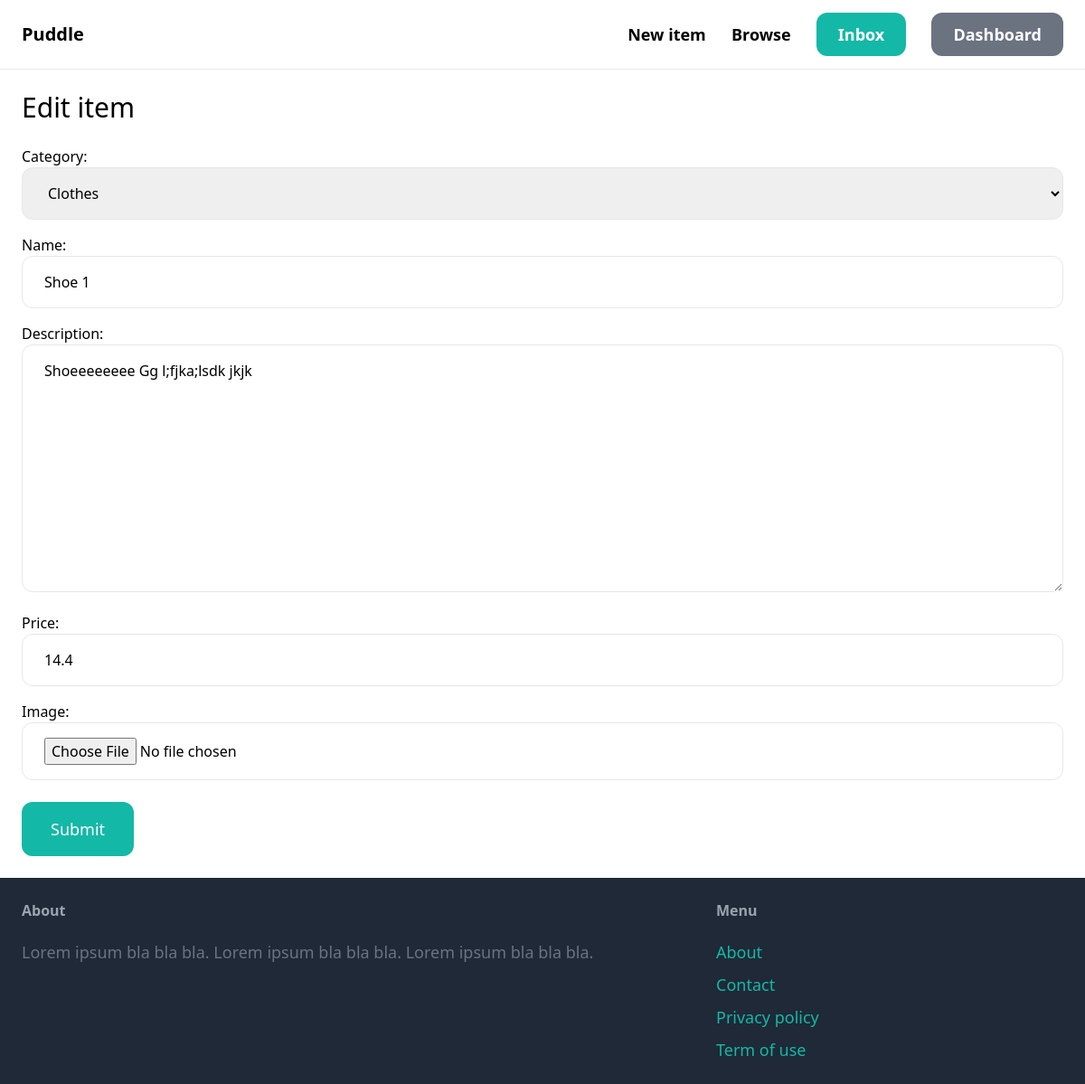
The page /items/1/edit/ (signed in) on the database its author committed.
### items/models.py (models this page shows, shortened)
class Item(models.Model):
    name = models.CharField(max_length=255)
    description = models.TextField(blank=True, null=True)
    price = models.FloatField()
    image = models.ImageField(upload_to="item_images", blank=True, null=True)
    is_sold = models.BooleanField(default=False)
    category = models.ForeignKey(Category, on_delete=models.CASCADE, related_name="items")
    created_by = models.ForeignKey(User, on_delete=models.CASCADE, related_name="items")
    created_at = models.DateTimeField(auto_now_add=True)
    class Meta:
        verbose_name_plural = "Items"

class Category(models.Model):
    name = models.CharField(max_length=255)
    class Meta:
        ordering = ("name",)
        verbose_name_plural = "Categories"
    def __str__(self):
        return self.name

### items/views.py (the view)
# urls.py: path("<int:pk>/edit/", views.edit, name="edit"),
@login_required
def edit(request, pk):
    item = get_object_or_404(Item, pk=pk, created_by=request.user)
    if request.method == "POST":
        form = EditItemForm(
            request.POST, request.FILES, instance=item
        )  # request.FILEST take the files that user upload
        if form.is_valid():
            form.save()
        return redirect("items:detail", pk=item.id)
    else:
        form = NewItemForm(
            instance=item
        )  # instance is for -> display the current values of the item's fields.
    return render(request, "item/form.html", {"form": form, "title": "Edit item"})

### items/forms.py
class NewItemForm(forms.ModelForm):
    class Meta:
        model = Item
        fields = ("category", "name", "description", "price", "image")
        widgets = {
            "category": forms.Select(attrs={"class": INPUT_CLASSES}),
            "name": forms.TextInput(attrs={"class": INPUT_CLASSES}),
            "description": forms.Textarea(attrs={"class": INPUT_CLASSES}),
            "price": forms.TextInput(attrs={"class": INPUT_CLASSES}),
            "image": forms.FileInput(attrs={"class": INPUT_CLASSES}),
        }

### items/templates/item/form.html (shortened to what this page needs)
{% extends 'core/base.html' %}
{% block content %}
<h1 class="mb-6 text-3xl">{{ title }}</h1>
<form method="post" action="." enctype="multipart/form-data">
    <div class="space-y-4">
        {{ form.as_p }}
    </div>
    <button class="mt-6 py-4 px-8 text-lg bg-teal-500 hover:bg-teal-700 rounded-xl text-white">Submit</button>
</form>
{% endblock %}

### rows shown on the page
Item: category "Clothes", description "Shoeeeeeeee Gg l;fjka;lsdk jkjk", price "14.4"
Category: name "Shoe 1"

### other values the page prints
{{ title }} "Edit item"
